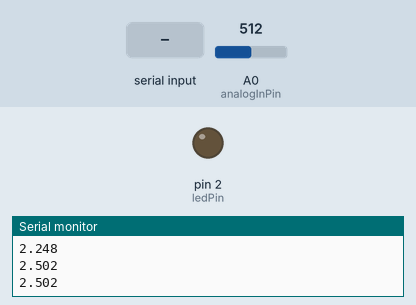
A sketch run on a simulated Arduino Uno, built with avr-gcc and run on an emulated ATmega328P. Shown: output pins drawn as LEDs (lit = HIGH), the last lines printed to the serial monitor. The test bench sets the inputs (shaded band); at power-on: A0 (analogInPin) = 512.

Above: at 1.2 s.
1.3 s: "1" received over Serial
At 1.8 s:
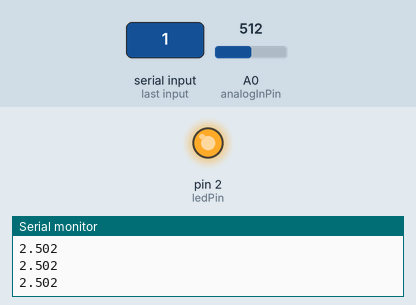
2.8 s: "0" received over Serial
At 3.5 s:
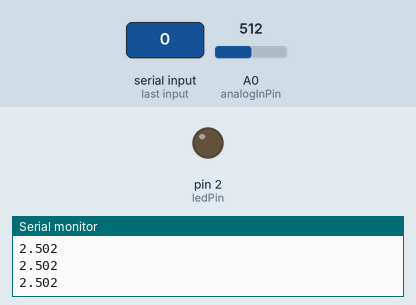
Timing chart, 0 to 5.8 s (numbered marks = the images above; inputs shaded):
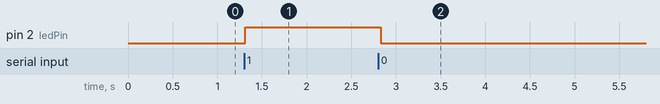

The sketch:

Actividad7.ino
```cpp
// Definir el pin del LED
const int ledPin = 2; // Cambiar al pin donde esté conectado el LED

// Definir el pin de entrada analógica
const int analogInPin = A0;

int sensorValue = 0; // Valor leído del potenciómetro

float voltageValue = 0; // Valor de voltaje calculado

unsigned long lastTime = 0, sampleTime = 100;

// Parámetros del filtro de media móvil
const int numReadings = 10; // Número de lecturas para el filtro
int readings[numReadings]; // Arreglo para almacenar las lecturas
int index = 0; // Índice actual en el arreglo
int total = 0; // Suma total de las lecturas

void setup() {
Serial.begin(9600);
pinMode(ledPin, OUTPUT); // Configurar el pin del LED como salida
}

void loop() {
  // Si ha pasado suficiente tiempo desde la última muestra
  if (millis() - lastTime > sampleTime) {
    lastTime = millis();
    // Leer el valor analógico
    int rawValue = analogRead(analogInPin);
    // Aplicar el filtro de media móvil
    total = total - readings[index];
    readings[index] = rawValue;
    total = total + readings[index];
    index = (index + 1) % numReadings;
    int smoothedValue = total / numReadings;
    // Calcular el voltaje interpolando linealmente entre las lecturas
    voltageValue = mapFloat(smoothedValue, 0, 1023, 0, 5000) / 1000.0; // Convertira voltaje en volts
    // Enviar el valor a través del puerto serie
    Serial.println(voltageValue, 3); // Imprimir con 3 decimales de precisión

    // Si hay datos disponibles para leer del puerto serie
    if (Serial.available() > 0) {
      char command = Serial.read(); // Leer el comando
      // Si el comando es '1', encender el LED
      if (command == '1') {
        digitalWrite(ledPin, HIGH);
        Serial.println("LED encendido");
      }
      // Si el comando es '0', apagar el LED
      else if (command == '0') {
        digitalWrite(ledPin, LOW);
        Serial.println("LED apagado");
      }
    }
  }
}

// Función para escalar un valor de entrada a un rango específico de salida (float)
float mapFloat(float x, float in_min, float in_max, float out_min, float out_max) {
  return (x - in_min) * (out_max - out_min) / (in_max - in_min) + out_min;
}
```

Measured:
- after the input at 1.3 s, pin 2 (ledPin): LOW → HIGH at once
- after the input at 2.8 s, pin 2 (ledPin): HIGH → LOW at once
